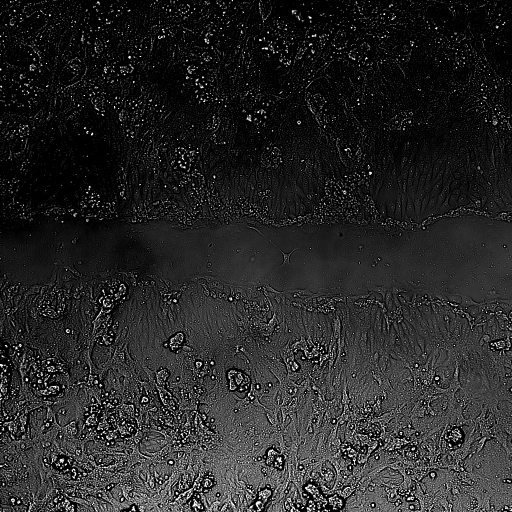
#> input picture DIC_SN_15_L38_Sum16.tif, 1024 x 1024 px (shown at 1/2 size)
$ jupyter execute --allow-errors JPnotebook-image3.ipynb
#> lines starting #> are read from the running program, lines starting #| are printed output that depends on the picture; after the words box and inside, x2 and y2 are one past the last pixel; in counts of white or black regions, pixels touching at a corner belong together; long printed decimals are rounded
### impavi.py
"""
I built a Python module with useful functions for Image Processing and Artificial Vision.
The impavi module is named using the initials (IM)age (P)rocessing and (A)rtificial (VI)sion.

You'll find some simple functions such as impavi.luminance(rgb) and impavi.equalize(im,plot=False)
There are more complex algorithms like Floyd-Steinbeirg (FS) algorithm for error compensation and
the implementation of a Kirsch Compass filter.

If the module is useful to you feel free to
share it citing "Ignacio Cordova; https://github.com/ignaciocordova"
"""

import numpy as np
import matplotlib.pyplot as plt
import scipy
import skimage
from scipy.ndimage.measurements import histogram
from sklearn.cluster import KMeans
from scipy import ndimage


# [27 lines left out: functions luminance, channels, not called in this run]


def equalize(im,plot=False):

    """"
    Equalize the histogram of a one-channel image.

    Inputs: gray-scale image and plot flag
    Output: equalized image
    """

    h = histogram(im,0,255,256)
    hc = np.cumsum(h)/(im.shape[0]*im.shape[1])

    im_eq = hc[im]

    h_im_eq = histogram(im_eq,0,1,256)
    h_im_eq_c = np.cumsum(h_im_eq)/(im.shape[0]*im.shape[1])

    if plot:

        plt.figure(constrained_layout=True,figsize=(20,20))

        plt.subplot(321)
        plt.imshow(im,cmap='gray')
        plt.title('Original')
        plt.axis('off')


        plt.subplot(322)
        plt.plot(h)
        plt.title('Original Histogram')

        plt.subplot(323)
        plt.plot(255*hc)
        plt.title('Histogram Cumulative Sum Normalized of Original Image')

        plt.subplot(326)
        plt.plot(h_im_eq)
        plt.title('Histogram of Equalized Image')

        plt.subplot(325)
        plt.imshow(im_eq,cmap='gray')
        plt.title('Equalized')
        plt.axis('off')


        plt.subplot(324)
        plt.plot(255*h_im_eq_c)
        plt.title('Histogram Cumulative sum of Equalized Image')

    return im_eq


# [238 lines left out: functions high_pass_filter, low_pass_filter, median_filters, FS, otsu_filter, JJN and 2 more, not called in this run]


def reshape_channel(channel):
  "Reshapes a 2D array into a column vector"
  return channel.reshape(channel.shape[0]*channel.shape[1],1)


# [46 lines left out: functions reshape_rgb, apply_kmeans, not called in this run]


"""
The following functions were specially built for a project that
you can find in my github.
"""

def show(string):
    """
    Shows an image saved as string

    Inputs: string
    Output: None
    """
#> called with string = 'DIC_SN_15_L38_Sum16.tif'
    im = plt.imread(string)
#> im is the input picture: shape (1024, 1024); min 0, max 255, mean 38.7
    plt.figure(constrained_layout=True,figsize=(8,8))
    plt.imshow(im,cmap='gray')
    plt.axis('off')

# [57 lines left out: functions hfreq_segmentation, edge_enhanced_segmentation, get_ssim, not called in this run]

def state_of_the_art(string):
    """
    Computes the structural similarity index between the results obtained and the manually segmented image.
    Plots the each one of the results with its respective SSIM.

    Inputs: string
    Output: none
    """
#> called with string = 'DIC_SN_15_L38_Sum16'
    im_manual = plt.imread(string+'_manual.png')
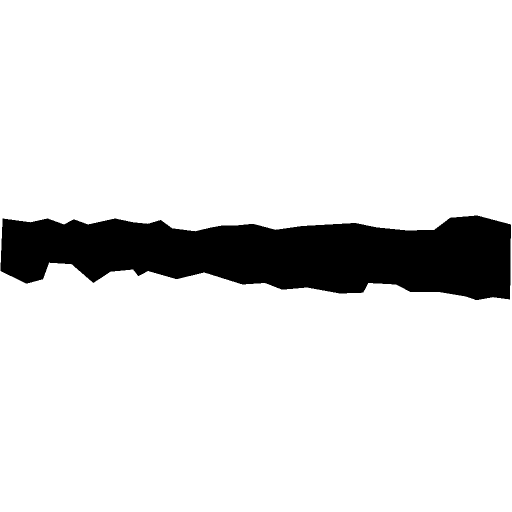
#> input picture DIC_SN_15_L38_Sum16_manual.png, 1024 x 1024 px (shown at 1/2 size)
#> im_manual: shape (1024, 1024) float32; values 0 (black) and 1 (white), 88.5% white; 1 black region, box (x1, y1, x2, y2) and area: (1, 431, 1022, 600) 120205
    im_topman = plt.imread(string+'_topman.png')
    im_tscratch = plt.imread(string+'_tscratch.png')
    im_multiceg_Seg = plt.imread(string+'_multiCellSeg.png')

    ssim_topman = skimage.metrics.structural_similarity(im_manual,im_topman)
    ssim_tscratch = skimage.metrics.structural_similarity(im_manual,im_tscratch)
    ssim_multiceg_Seg = skimage.metrics.structural_similarity(im_manual,im_multiceg_Seg)
    plt.figure(figsize=(20,20))
    plt.subplot(141)
    plt.imshow(im_manual,cmap='gray')
    plt.title('Manually segmented (target)')

    plt.subplot(142)
    plt.imshow(im_topman,cmap='gray')
    plt.title('Topman SSIM={:.2f}'.format(ssim_topman))

    plt.subplot(143)
    plt.imshow(im_tscratch,cmap='gray')
    plt.title('Tscratch SSIM={:.2f}'.format(ssim_tscratch))

    plt.subplot(144)
    plt.imshow(im_multiceg_Seg,cmap='gray')
    plt.title('MultiCellSeg SSIM={:.2f}'.format(ssim_multiceg_Seg))


def ssim_matrix(string,final):
    """
    Computes the structural similarity index between the results obtained and the manually segmented image.
    It also computes the SSIM between the results obtained.
    Builds a correlation matrix using all SSIMs

    Inputs: string and my final result of segmentation
    Output: correlation matrix
    """
    im_manual = plt.imread(string+'_manual.png')
    im_topman = plt.imread(string+'_topman.png')
    im_tscratch = plt.imread(string+'_tscratch.png')
    im_multiceg_Seg = plt.imread(string+'_multiCellSeg.png')

    #build a confussion matrix with all ssim values
    ssim = np.identity(5)
    ssim12 = skimage.metrics.structural_similarity(im_manual,im_topman)
    ssim13 = skimage.metrics.structural_similarity(im_manual,im_tscratch)
    ssim14 = skimage.metrics.structural_similarity(im_manual,im_multiceg_Seg)
    ssim15 = skimage.metrics.structural_similarity(im_manual,final)
    ssim[0,1] = np.round(ssim12,3)
    ssim[0,2] = np.round(ssim13,3)
    ssim[0,3] = np.round(ssim14,3)
    ssim[0,4] = np.round(ssim15,3)
    ssim21 = skimage.metrics.structural_similarity(im_topman,im_manual)
    ssim22 = skimage.metrics.structural_similarity(im_topman,im_tscratch)
    ssim23 = skimage.metrics.structural_similarity(im_topman,im_multiceg_Seg)
    ssim24 = skimage.metrics.structural_similarity(im_topman,final)
    ssim[1,0] = np.round(ssim21,3)
    ssim[1,2] = np.round(ssim22,3)
    ssim[1,3] = np.round(ssim23,3)
    ssim[1,4] = np.round(ssim24,3)
    ssim31 = skimage.metrics.structural_similarity(im_tscratch,im_manual)
    ssim32 = skimage.metrics.structural_similarity(im_tscratch,im_topman)
    ssim33 = skimage.metrics.structural_similarity(im_tscratch,im_multiceg_Seg)
    ssim34 = skimage.metrics.structural_similarity(im_tscratch,final)
    ssim[2,0] = np.round(ssim31,3)
    ssim[2,1] = np.round(ssim32,3)
    ssim[2,3] = np.round(ssim33,3)
    ssim[2,4] = np.round(ssim34,3)
    ssim41 = skimage.metrics.structural_similarity(im_multiceg_Seg,im_manual)
    ssim42 = skimage.metrics.structural_similarity(im_multiceg_Seg,im_topman)
    ssim43 = skimage.metrics.structural_similarity(im_multiceg_Seg,im_tscratch)
    ssim44 = skimage.metrics.structural_similarity(im_multiceg_Seg,final)
    ssim[3,0] = np.round(ssim41,3)
    ssim[3,1] = np.round(ssim42,3)
    ssim[3,2] = np.round(ssim43,3)
    ssim[3,4] = np.round(ssim44,3)

    ssim[4,0] = np.round(ssim15,3)
    ssim[4,1] = np.round(ssim24,3)
    ssim[4,2] = np.round(ssim34,3)
    ssim[4,3] = np.round(ssim44,3)
    return ssim

### JPnotebook-image3.ipynb
[cell 1]
import numpy as np
import matplotlib.pyplot as plt
import scipy
from scipy import signal
import skimage
from scipy.ndimage.measurements import histogram
from skimage.filters.rank import entropy
from sklearn.cluster import KMeans
from scipy import ndimage
from skimage.morphology import disk
import impavi

# Image Segmentation techniques ( 3/3 )

This last problem is a very interesting one involving very poor lighting conditions. I will apply very specific filters and transformations that will manage to perform the segmentation improving the SSIM. As you can see in the image below, **segmentation can not be performed based on color (or gray-scale value)** so I will have to find other properties that vary between regions.

[cell 2]
impavi.show('DIC_SN_15_L38_Sum16.tif')

## State of the Art algorithms results

The top 3 Algortithms really struggle with this one.

#> (a cell that did not finish here is left out)

# Equalization

[cell 4]
im = plt.imread('DIC_SN_15_L38_Sum16.tif')
im_eq = impavi.equalize(im,plot=False)
#> in equalize, `h = histogram(im,0,255,256)`: h = 256 values, max 355553 at index 0, min 114 at index 249, mean 4096
#> in equalize, `hc = np.cumsum(h)/(im.shape[0]*im.shape[1])`: hc = 256 values from 0.339 to 1
#> in equalize, `im_eq = hc[im]`:
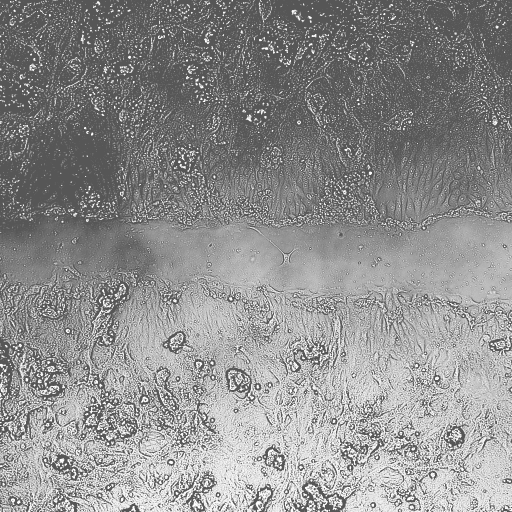
#> im_eq: shape (1024, 1024) float64 (shown at 1/2 size); min 0.339, max 1, mean 0.559
#> in equalize, `h_im_eq = histogram(im_eq,0,1,256)`: h_im_eq = 256 values, max 355553 at index 86, min 0 at index 0, mean 4096
#> in equalize, `h_im_eq_c = np.cumsum(h_im_eq)/(im.shape[0]*im.shape[1])`: h_im_eq_c = 256 values from 0 to 1
plt.figure(figsize=(20,20))
plt.subplot(121)
plt.imshow(im,cmap='gray')
plt.subplot(122)
plt.imshow(im_eq,cmap='gray')
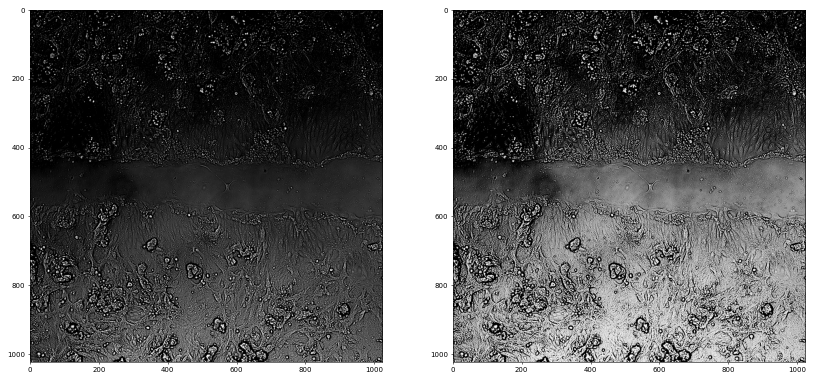
#> figure drawn by matplotlib, 2 panels

# High pass filter aproach

As in the first notebook, one possible approach is to try to retain the parts of the image with high detail. In other words, gather information aboout change of contrast, edges, shapes, etc. This can be achieved by applying a "high pass filter" to the Fourier Transform of the image. Varying the radius of the sharp cut-off filter we can obtain different results. The best one is obtained by using a radius of 0.005 and the image is shown below.

[cell 5]
#Fast Fourier Transform
im_tf = np.fft.fftshift(np.fft.fft2(im_eq))
#build Laplacian Filter
u, v = np.meshgrid(np.linspace(-1, 1, im.shape[0]), np.linspace(-1, 1, im.shape[1]))
lf = u**2 + v**2
circ = lf>0.005

im1 = np.abs(np.fft.ifft2(im_tf*circ))
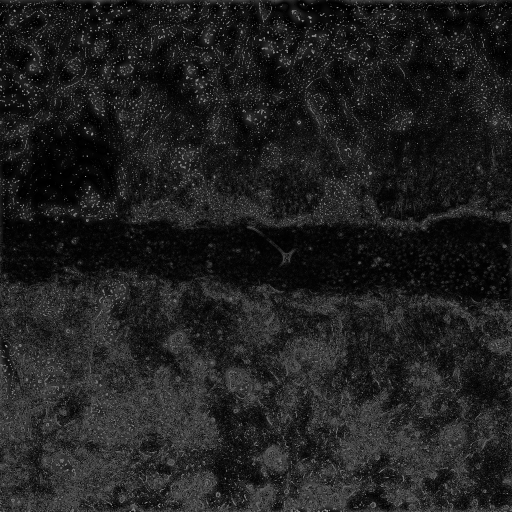
#> im1: shape (1024, 1024) float64 (shown at 1/2 size); min 3.21e-05, max 0.668, mean 0.125

plt.figure(figsize=(11,11))
plt.axis('off')
plt.imshow(im1,cmap='gray')

I proceed to average the image with a very specific filter. That is, a rectangular filter with a higher dimension along the horizontal axis. This will minimize the loss of information at the edges of the cut and will get rid of the noise (white spots) on the cut region.

[cell 6]
media = scipy.signal.medfilt2d(im1, kernel_size=[3,201])
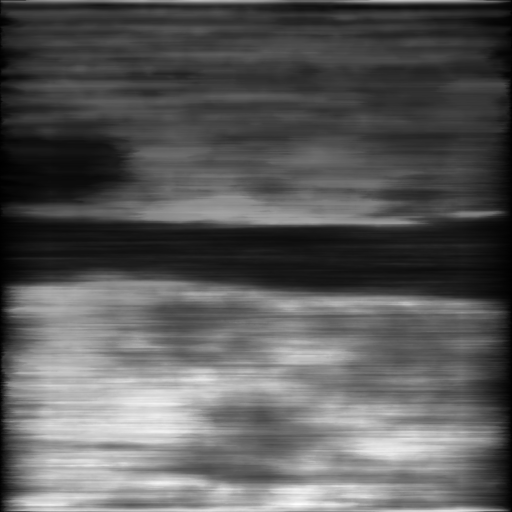
#> media: shape (1024, 1024) float64 (shown at 1/2 size); min 0, max 0.284, mean 0.101; drawn with min black and max white
plt.figure(figsize=(11,11))
plt.axis('off')
plt.imshow(media,cmap='gray')

To obtain the final result, I proceed to binarize the image and apply two more median filters.

[cell 7]
final = (media>0.04).astype(float)
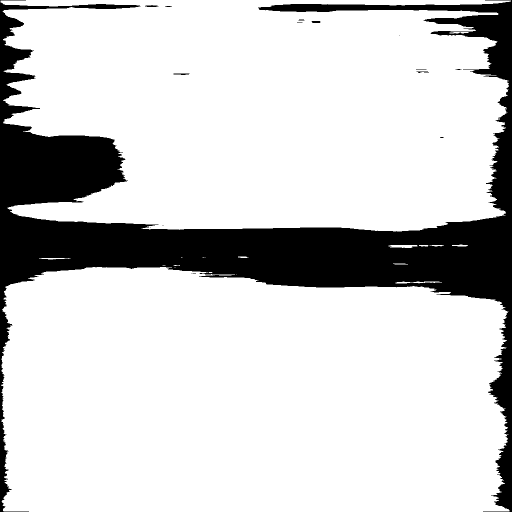
#> final: shape (1024, 1024) float64 (shown at 1/2 size); values 0 (black) and 1 (white), 81.7% white; 19 black regions (11 under 20 px), largest, box (x1, y1, x2, y2) and area: (0, 0, 1024, 1024) 191878, (290, 10, 317, 14) 72, (347, 147, 379, 150) 72
media = scipy.signal.medfilt2d(final, kernel_size=[11,201])
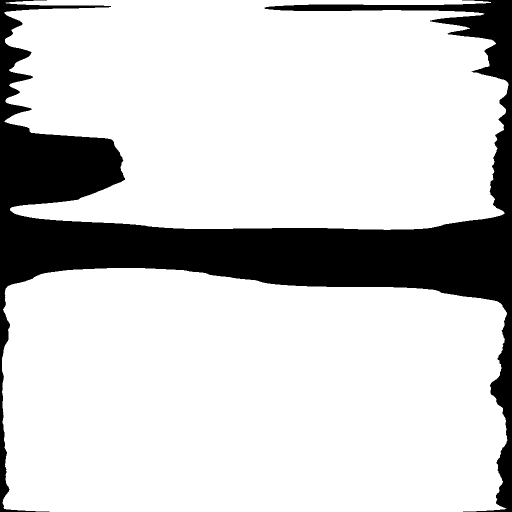
#> media: shape (1024, 1024) float64 (shown at 1/2 size); values 0 (black) and 1 (white), 81.5% white; 1 black region, box (x1, y1, x2, y2) and area: (0, 0, 1024, 1024) 194334

media2 = scipy.signal.medfilt2d(media, kernel_size=[11,201])
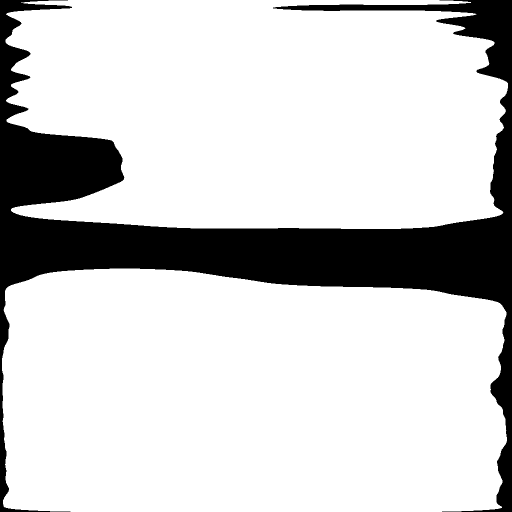
#> media2: shape (1024, 1024) float64 (shown at 1/2 size); values 0 (black) and 1 (white), 81.3% white; 1 black region, box (x1, y1, x2, y2) and area: (0, 0, 1024, 1024) 195804
plt.figure(figsize=(11,11))
plt.imshow(media2,cmap='gray')

This time, a low-pass filter allows us to eliminate noise and smooth the result. Note that this is the complementary filter to the one previously used (the effect obtained is opposite).

[cell 8]
#Fast Fourier Transform
im_tf = np.fft.fftshift(np.fft.fft2(media2))
#build Laplacian Filter
u, v = np.meshgrid(np.linspace(-1, 1, im.shape[0]), np.linspace(-1, 1, im.shape[1]))
lf = u**2 + v**2
circ = lf<0.0009

im1 = np.abs(np.fft.ifft2(im_tf*circ))
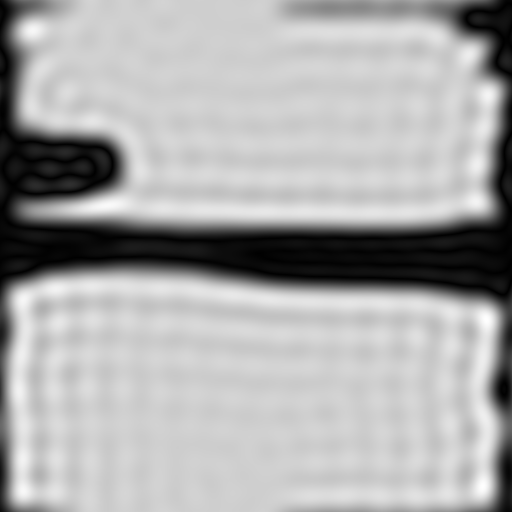
#> im1: shape (1024, 1024) float64 (shown at 1/2 size); min 9.7e-05, max 1.23, mean 0.823; drawn with min black and max white

plt.figure(figsize=(11,11))
plt.imshow(im1,cmap='gray')

[cell 9]
final = im1>0.2
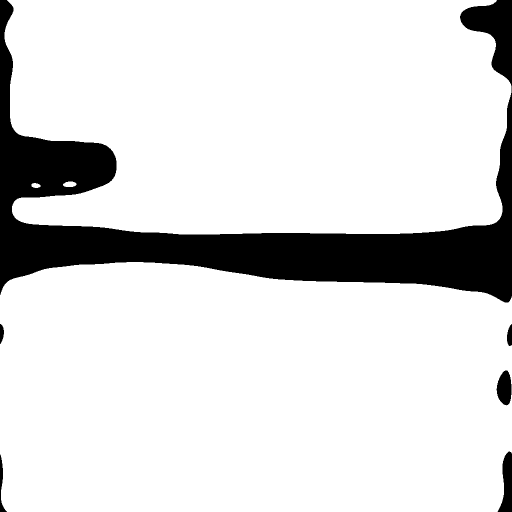
#> final: shape (1024, 1024) bool (shown at 1/2 size); 86.3% white; 6 black regions, box (x1, y1, x2, y2) and area: (0, 0, 1024, 605) 139127, (995, 903, 1024, 1024) 2170, (993, 741, 1023, 811) 1568, (0, 909, 14, 1024) 520, (1014, 648, 1024, 692) 342, (0, 648, 8, 688) 232
plt.figure(figsize=(12,12))
plt.axis('off')
plt.imshow(final,cmap='gray')

## SSIM of my result and of all the other algorithms

I finally proceed to compare the result obtained with the solution built manually provided in the dataset.

[cell 10]
target = plt.imread('DIC_SN_15_L38_Sum16_manual.png')
ssim = skimage.metrics.structural_similarity(target,final)
#> ssim = 0.909
print('The SSIM between the target and my result is:',ssim)
#| The SSIM between the target and my result is: 0.9086

The next function computes SSIM between the target and also of all possible combinations between my result and the state of the art algorithms' results. This provides a correlation matrix that can be represented with highly visual information about the performance of each one of the results.

#> (a cell that did not finish here is left out)

import seaborn as sn
import pandas as pd

sn.set(font_scale=2)

df_cm = pd.DataFrame(ssim, index = [i for i in ['Manual','Topman','TScratch','MultiCellSeg','My result']],
                  columns = [i for i in ['Manual','Topman','TScratch','MultiCellSeg','My result']])
plt.figure(figsize = (10,7))
sn.heatmap(df_cm, annot=True,fmt='.3g',)
